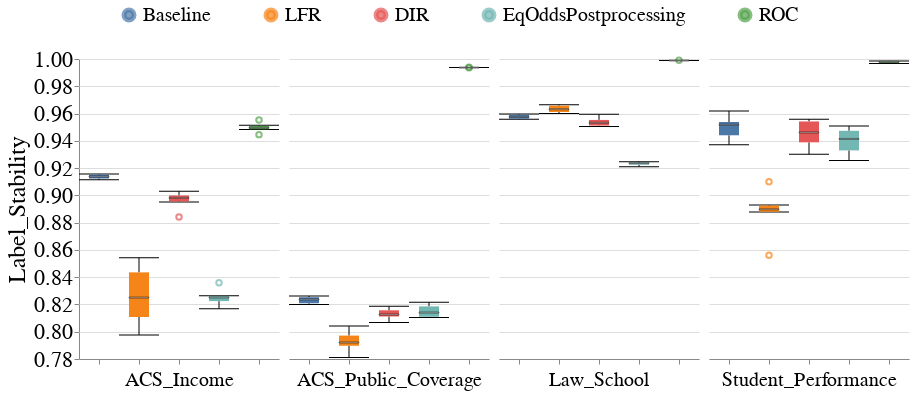

Notebook cell for this chart:
### Code cell
create_dataset_box_plots_for_diff_interventions(all_subgroup_metrics_df,
                                                model_type='LGBM',
                                                metric_name='Label_Stability',
                                                vals_to_replace=vals_to_replace)
